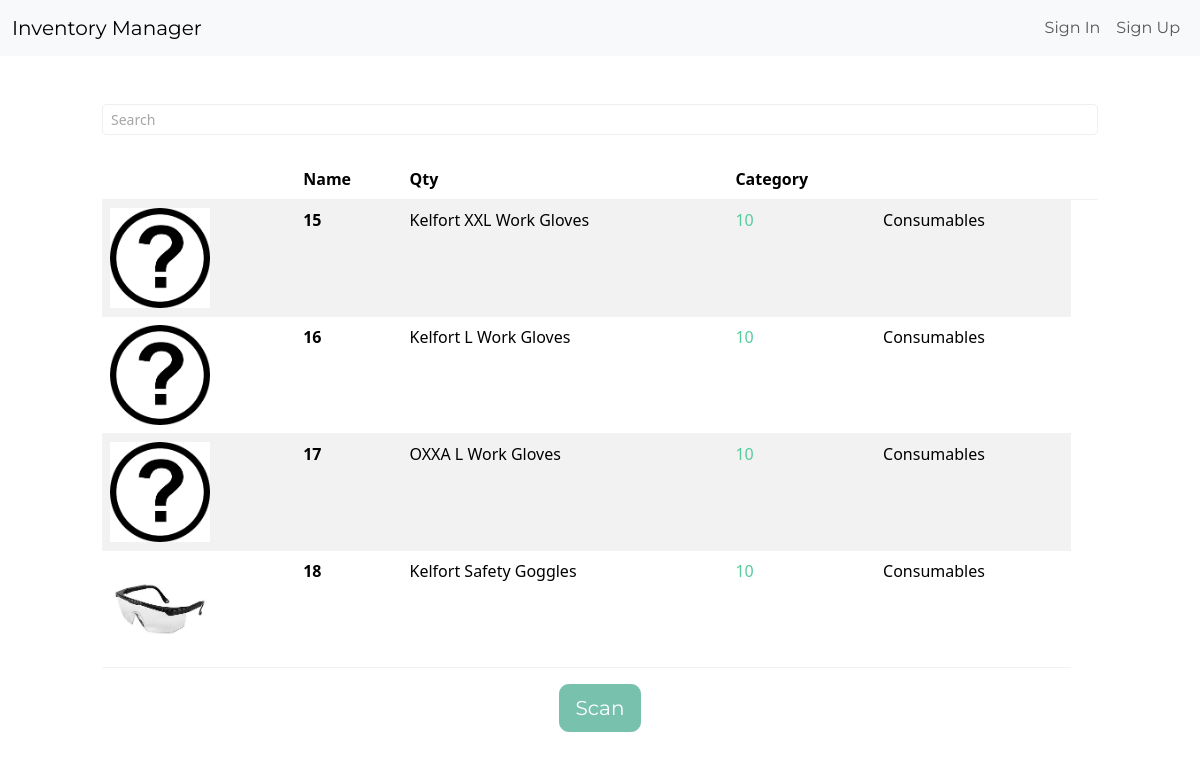
The page /dashboard_open/ on the database as committed earlier.
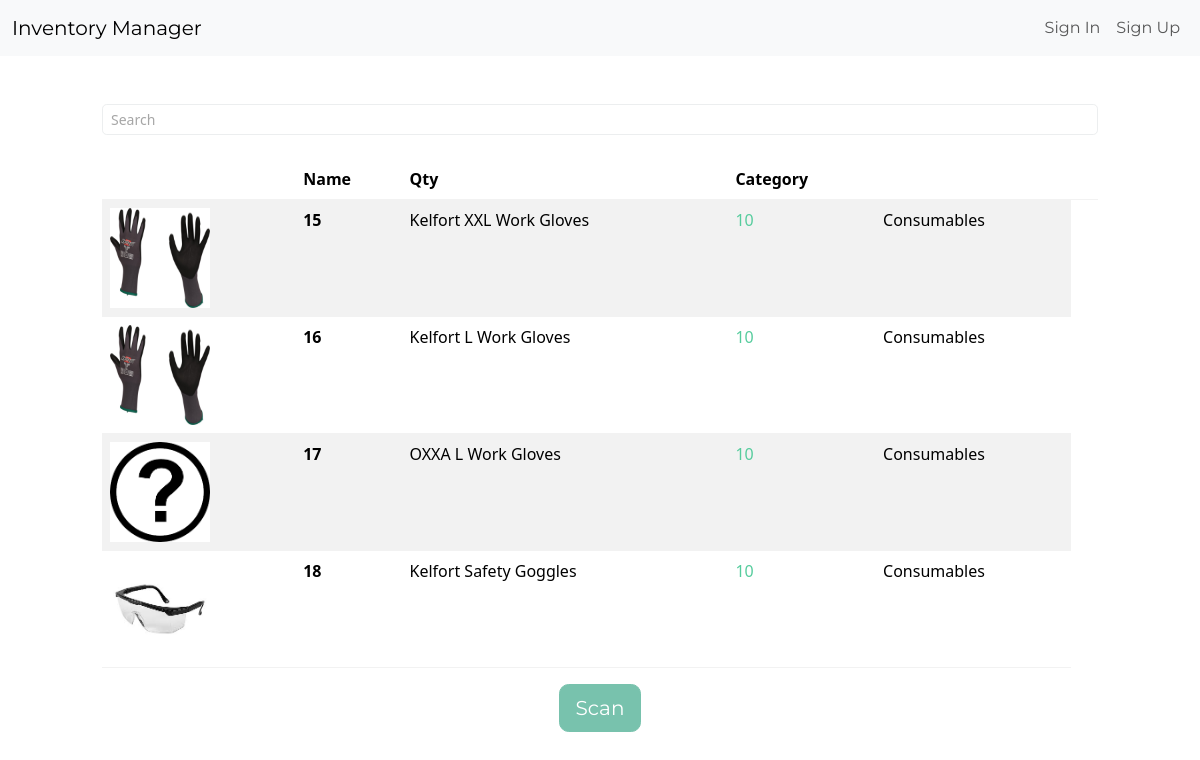
The same page on the database as committed later.
### inventory/models.py (models this page shows, shortened)
class InventoryItem(models.Model):
	name = models.CharField(max_length=200)
	quantity = models.IntegerField()
	tag = models.IntegerField()
	category = models.ForeignKey('Category', on_delete=models.SET_NULL, blank=True, null=True)
	date_created = models.DateTimeField(auto_now_add=True)
	user = models.ForeignKey(User, on_delete=models.CASCADE)
	image = models.ImageField(default='default.png', upload_to='items_img')

class Category(models.Model):
	name = models.CharField(max_length=200)
	class Meta:
		verbose_name_plural = 'categories'

### inventory/views.py (the view)
# urls.py: path('dashboard_open/', Dashboard_open.as_view(), name='dashboard_open'),
class Dashboard_open(View):
	def get(self, request):
		items = InventoryItem.objects.all()#filter(user=self.request.user.id).order_by('id')
		low_inventory = InventoryItem.objects.filter(
		 	quantity__lte=LOW_QUANTITY)
		if low_inventory.count() > 0:
			if low_inventory.count() > 1:
				messages.error(request, f'{low_inventory.count()} items have low inventory')
			else:
				messages.error(request, f'{low_inventory.count()} item has low inventory')
		low_inventory_ids = InventoryItem.objects.filter(
			quantity__lte=LOW_QUANTITY
		).values_list('id', flat=True)
		return render(request, 'inventory/dashboard_open.html', {'items': items, 'low_inventory_ids': low_inventory_ids})

### inventory/templates/inventory/dashboard_open.html (shortened to what this page needs)
{% extends 'inventory/base.html' %} {% block content %}
<div class="row">
    <div class="col-md-10 col-12 mx-auto mt-5">
        <div class="d-flex justify-content-end">
            <input
                type="search"
                class="form-control form-control-sm"
                placeholder="Search"
                id="myInput"
            />
        </div>
        <br />
        <table class="table table-hover table-striped display">
            <thead>
                <tr>
                    <th scope="col"></th>
                    <th scope="col">Name</th>
                    <th scope="col">Qty</th>
                    <th scope="col">Category</th>
                    <th scope="col"></th>
                    <th scope="col"></th>
                </tr>
            </thead>
            <tbody id="datatable">
                 {% for item in items %}
                <tr>
                    <td>
                        <img
                            src="{{ item.image.url }}"
                            width="100"
                            ,
                            height="100"
                        />
                    </td>
                    <th scope="row">{{ item.id }}</th>
                    <td>{{ item.name }}</td>
                    {% if item.id in low_inventory_ids %}
                    <td class="text-danger">{{ item.quantity }}</td>
                    {% else %}
                    <td class="text-success">{{ item.quantity }}</td>
                    {% endif %}
                    <td>{{ item.category.name }}</td>
                </tr>
                {% endfor %}
            </tbody>
        </table>
    </div>
    <div class="container-fluid text-center">
        <input class="btn btn-primary btn-lg" type="button" value="Scan" />
    </div>
</div>
{% endblock content %}

### inventory/templates/inventory/base.html (shortened to what this page needs)
<!DOCTYPE html>
<html lang="en">
    <head>
        <link
            href="https://bootswatch.com/5/minty/bootstrap.min.css"
            rel="stylesheet"
        />
    </head>
    <body>
        {% include 'inventory/navigation.html' %}  {% block content %} {% endblock content %}
    </body>
</html>

### inventory/templates/inventory/navigation.html (shortened to what this page needs)
<nav class="navbar navbar-expand-lg bg-light">
    <div class="container-fluid">
        <a class="navbar-brand" href="{% url 'index' %}">Inventory Manager</a>
        <div
            class="collapse navbar-collapse justify-content-end"
            id="navbarNav"
        >
            <ul class="navbar-nav">
                {% if user.is_authenticated %}
                <li class="nav-item">
                    <a class="nav-link" href="#">{{ user.username }}</a>
                </li>
                <li class="nav-item">
                    <a class="nav-link" href="{% url 'logout' %}">Sign Out</a>
                </li>
                {% else %}
                <li class="nav-item">
                    <a class="nav-link" href="{% url 'login' %}">Sign In</a>
                </li>
                <li class="nav-item">
                    <a class="nav-link" href="{% url 'signup' %}">Sign Up</a>
                </li>
                {% endif %}
            </ul>
        </div>
    </div>
</nav>

Rows that differ between the two databases and show on the page:
changed InventoryItem "Kelfort XXL Work Gloves": image: picture added in place of a placeholder
changed InventoryItem "Kelfort L Work Gloves": image: picture added in place of a placeholder
